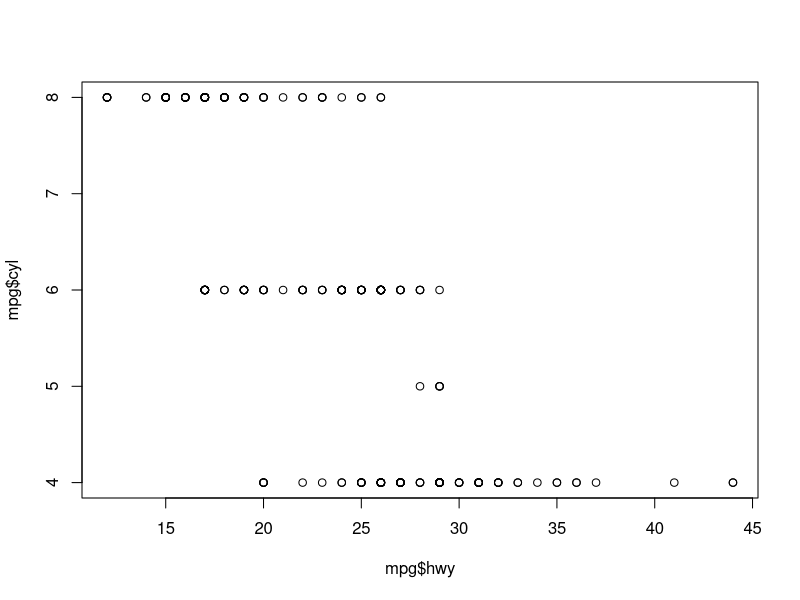
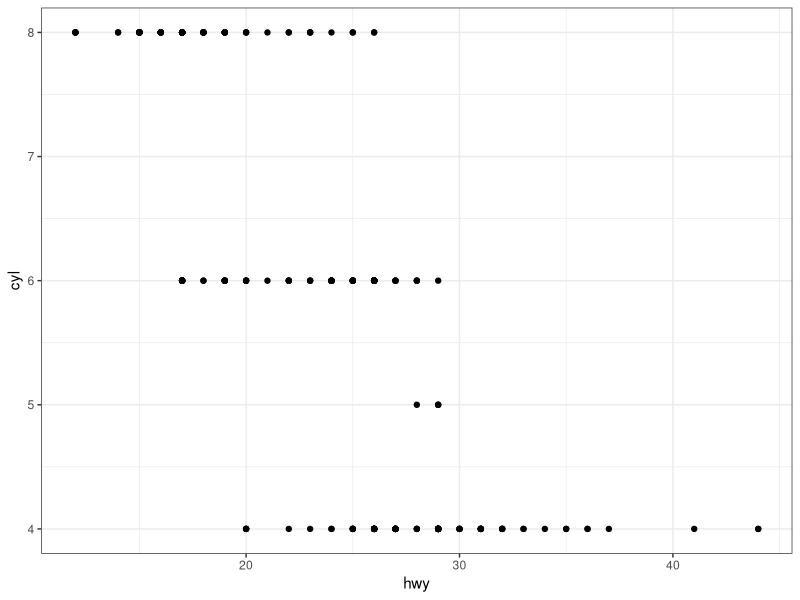
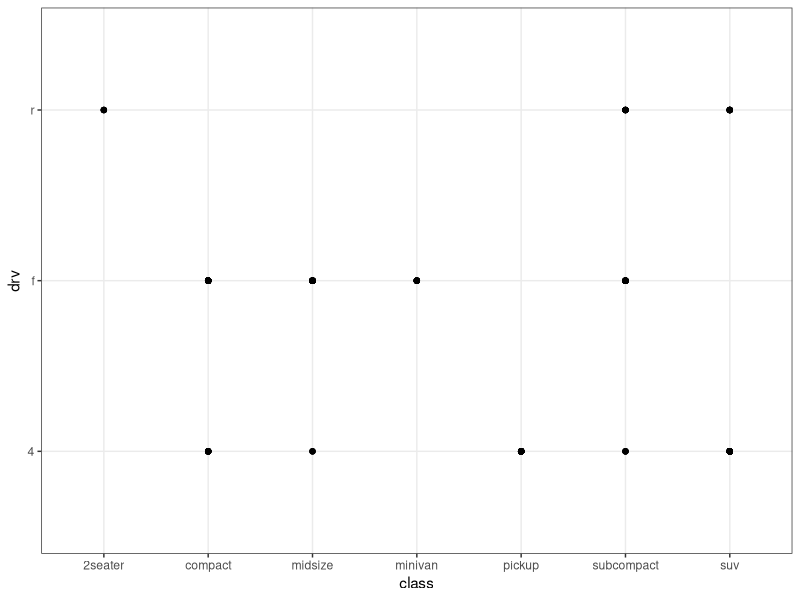

Recreate these plots in R, in order.
# carregando o pacote ggplot2
library(ggplot2)

# acessando o dataset
mpg
View(mpg)

# contando numero de linhas do dataset
nrow(mpg)

#contando numero de colunas do dataset
ncol(mpg)

# principais caracteristicas do dataset
summary(mpg)

# acessar as colunas
# ... via indices
mpg[,1]

# ou nome
mpg$model

# acessando varias colunas 
#mpg[ , 1:4]
#mpg[, c(1,5,6,11)]

# acessar linha
mpg[1,]

# varias linhas 
# mpg[1:5, ]
#mpg[c(1,30,40,50), ]

#Para saber o que significa, nesse caso podemos ler o help
?mpg

# grafico para ver valores de algumas variaveis
plot(x = mpg$hwy, y = mpg$cyl)

#usando ggpplot
ggplot(mpg, aes(x = hwy, y = cyl)) + geom_point() + theme_bw()

# o que acontece se plotarmos class x drv
ggplot(mpg, aes(x = class, y = drv)) + geom_point() + theme_bw()

# Por que esse grafico nao seria util?
  
